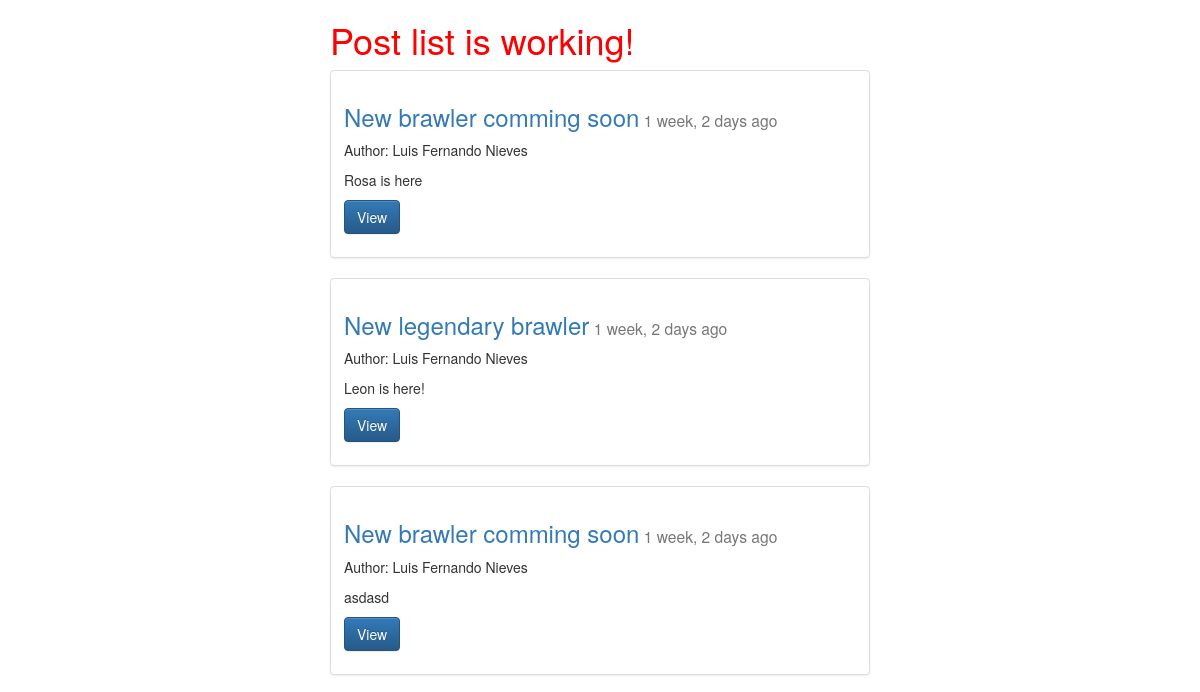
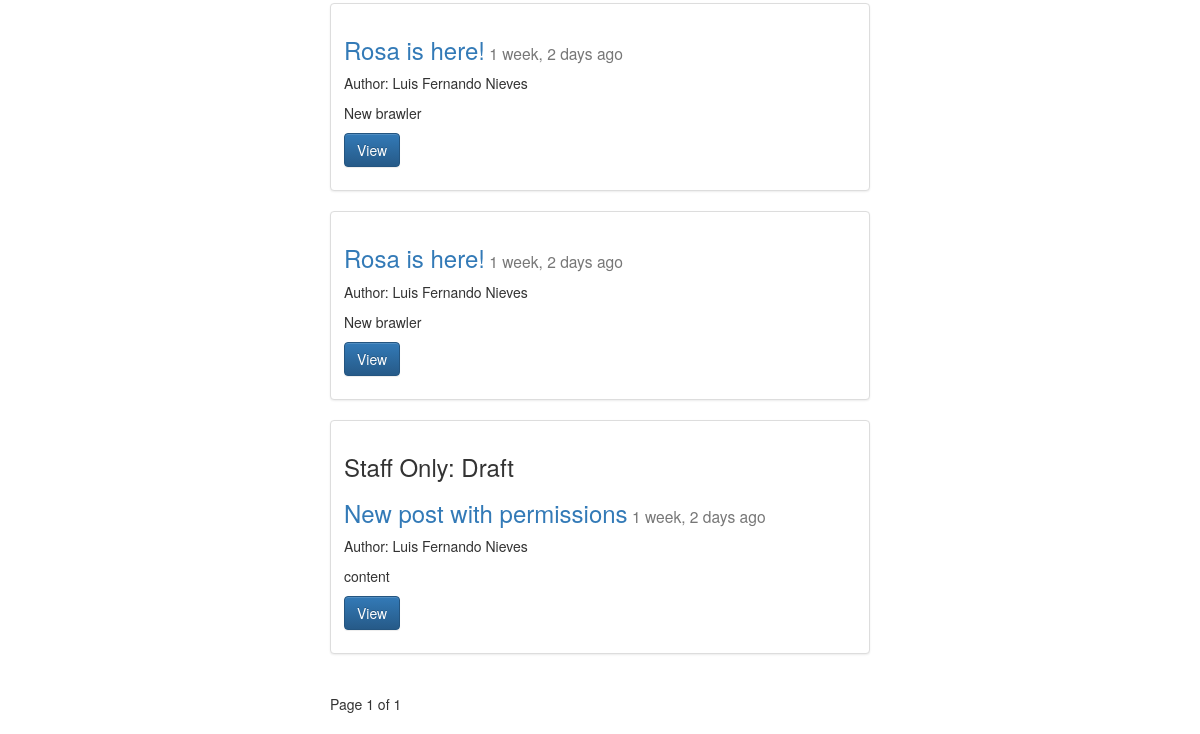
/posts/, run on an earlier commit of the app's database (2 pictures, top to bottom).
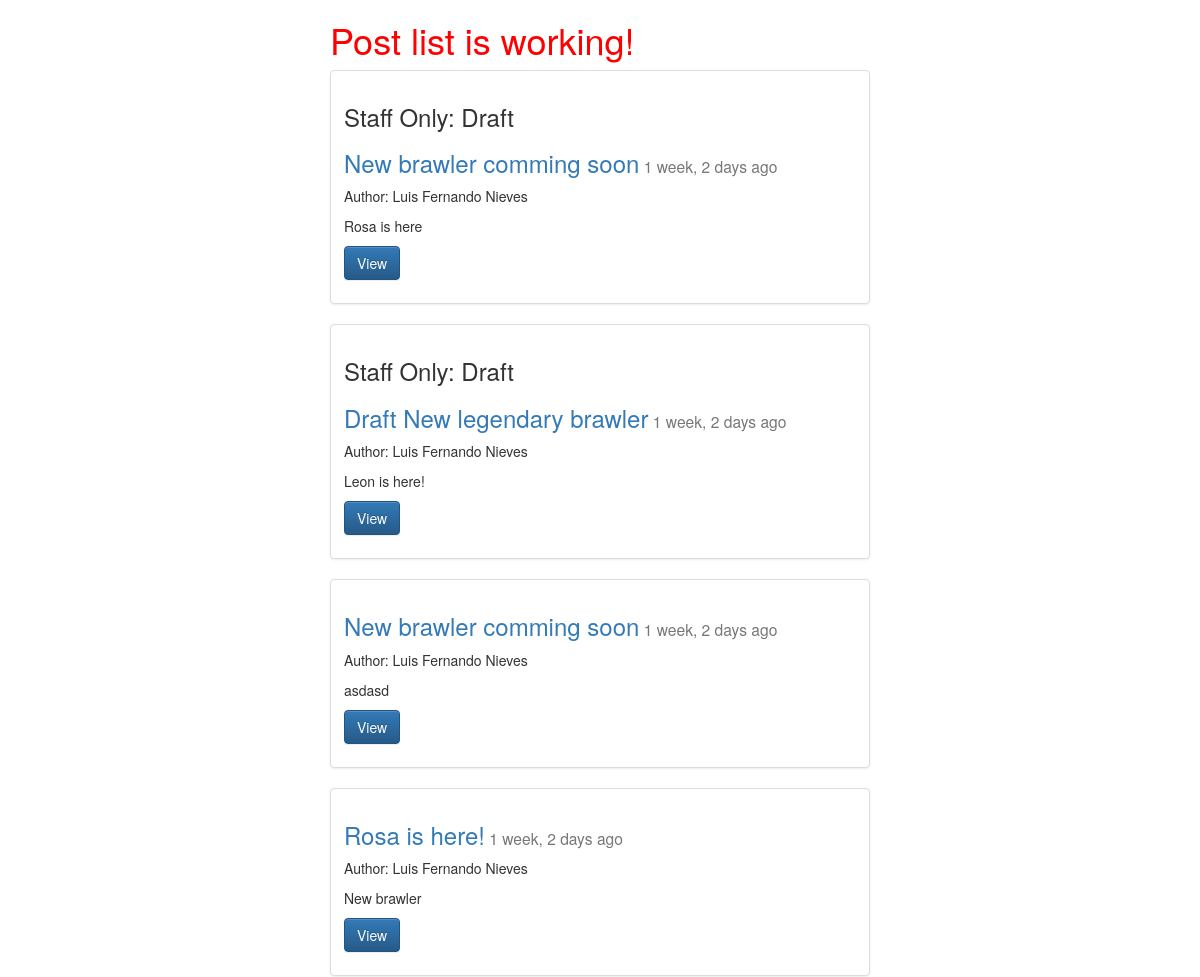
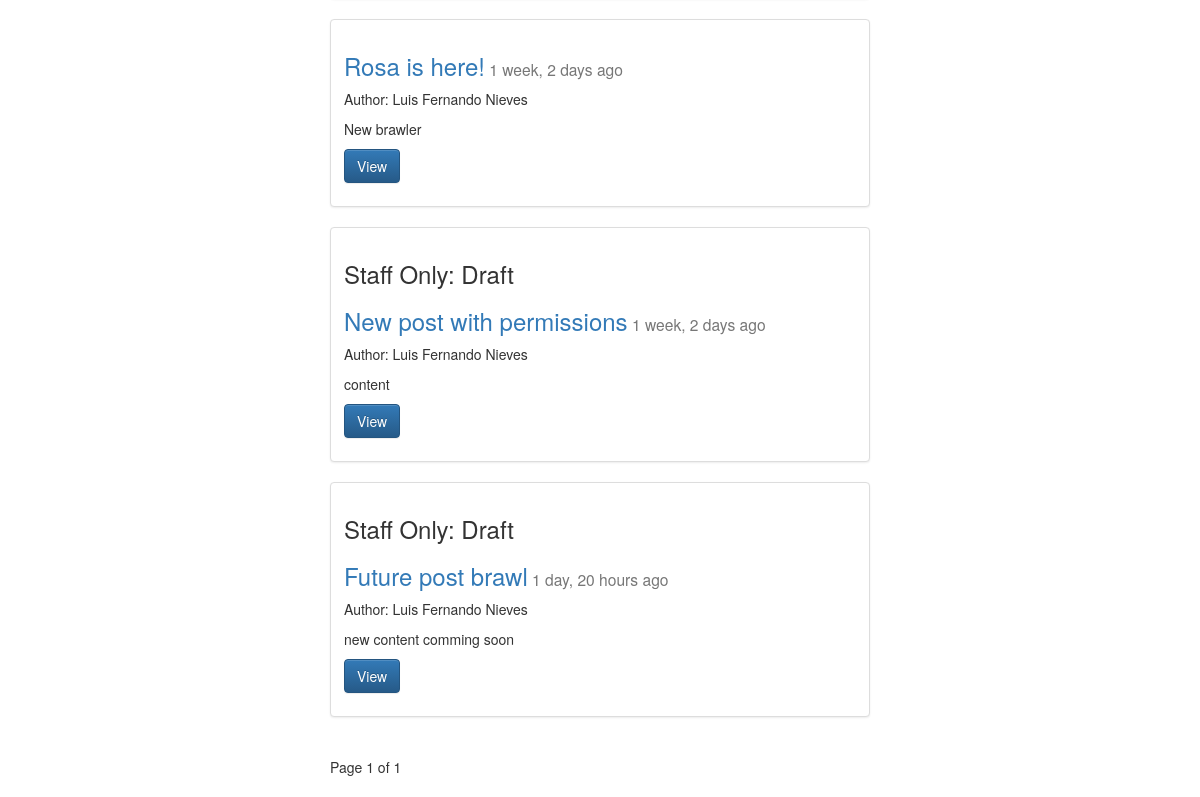
And on a later commit of the database (2 pictures, top to bottom).
### posts/models.py (models this page shows, shortened)
class Post(models.Model):
    user = models.ForeignKey(settings.AUTH_USER_MODEL, default=1)
    title = models.CharField(max_length=255)
    slug = models.SlugField(unique=True)
    image = models.ImageField(upload_to=upload_location,
            null=True,
            blank=True,
            width_field="width_field",
            height_field="height_field")
    height_field = models.IntegerField(default=0)
    width_field = models.IntegerField(default=0)
    content = models.TextField()
    draft = models.BooleanField(default=False)
    publish = models.DateField(auto_now=False, auto_now_add=False)
    updated = models.DateTimeField(auto_now=True, auto_now_add=False)
    timestamp = models.DateTimeField(auto_now=False, auto_now_add=True)
    objects = PostManager()
    def get_absolute_url(self):
        return reverse("posts:detail", kwargs={"slug": self.slug})

### posts/views.py (the view)
def post_list(request):
    today = timezone.now().date()
    queryset_list = Post.objects.active() # filter(draft=False).filter(publish__lte=timezone.now()) #all().order_by("-timestamp")
    if request.user.is_staff or not request.user.is_superuser:
        queryset_list = Post.objects.all()
    paginator = Paginator(queryset_list, 10)
    page_request_var = "page"
    page = request.GET.get(page_request_var)
    try:
        queryset = paginator.page(page)
    except PageNotAnInteger:
        queryset = paginator.page(1)
    except EmptyPage:
        queryset = paginator.page(paginator.num_pages)
    context = {
        "object_list": queryset,
        "title": "Post list is working!",
        "page_request_var": page_request_var,
        "today": today,
    }
    return render(request, "post_list.html", context)

### posts/models.py (called while the page is built)
    def active(self, *args, **kwargs):
        return super(PostManager, self).filter(draft=False).filter(publish__lte=timezone.now())

### templates/post_list.html (shortened to what this page needs)
{% extends "base.html" %}
{% block content %}
<div class="col-sm-6 col-sm-offset-3">
  <h1>{{ title }}</h1>
  {% for obj in object_list %}
    <div class="row">
      <div class="col-sm-12">
        <div class="thumbnail">
          <div class="caption">
          {% if obj.draft %}<h3>Staff Only: Draft</h3>{% endif %}
            <h3>
              <a href='{{ obj.get_absolute_url }}'>{{ obj.title }}</a><small> {{ obj.publish | timesince }} ago</small>
            </h3>
            <p>{% if obj.user.get_full_name %}Author: {{ obj.user.get_full_name }}{% endif %}</p>
            <p>{{ obj.content | linebreaks | truncatechars:120 }}</p>
            <p><a href="{{ obj.get_absolute_url }}" class="btn btn-primary" role="button">View</a></p>
          </div>
        </div>
      </div>
    </div>
  {% endfor %}
  <div class="pagination">
    <span class="step-links">
      <span class="current">
        Page {{ object_list.number }} of {{ object_list.paginator.num_pages }}
      </span>
    </span>
  </div>
</div>
{% endblock content %}

### templates/base.html (shortened to what this page needs)
{% load staticfiles %}
<!DOCTYPE html>
<html lang="en">
<head>
    <link rel="stylesheet" href="https://maxcdn.bootstrapcdn.com/bootstrap/3.3.7/css/bootstrap.min.css">
    <link rel="stylesheet" href="https://maxcdn.bootstrapcdn.com/bootstrap/3.3.7/css/bootstrap-theme.min.css">
    <link rel="stylesheet" href="https://use.fontawesome.com/releases/v5.8.1/css/all.css">
    <link rel="stylesheet" href="https://cdnjs.cloudflare.com/ajax/libs/bootstrap-social/5.1.1/bootstrap-social.min.css">
    <link rel="stylesheet" href='{% static "css/base.css" %}'>
</head>
<body>
    <div class="container">
      {% block content %}
      {% endblock content %}
    </div>
</body>
</html>

### static/css/base.css (style rules this page uses)
h1 { color: red; }

What changed in the data, as far as the page shows it:
changed Post "Rosa is here": now shows "Staff Only: Draft"
changed Post "Leon is here!": title "New legendary brawler" → "Draft New legendary brawler"; now shows "Staff Only: Draft"
added Post: draft "Staff Only: Draft", title "Future post brawl", publish "1 day, 20 hours", user.get_full_name "Luis Fernando Nieves", content "new content comming soon"
